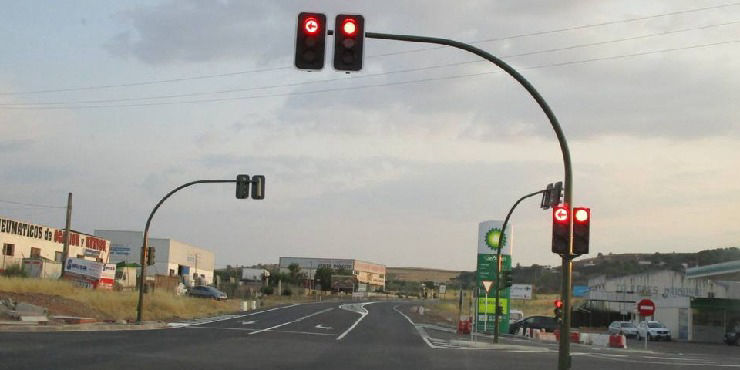
#> input picture traffic_light4.jpg, 740 x 370 px
$ python code.py
#> lines starting #> are read from the running program, lines starting #| are printed output that depends on the picture; after the words box and inside, x2 and y2 are one past the last pixel; in counts of white or black regions, pixels touching at a corner belong together
import cv2
import numpy as np
import matplotlib.pyplot as plt

#Function of traffic light detection
def traffic_light_detection(img):
  img_hsv = cv2.cvtColor(img, cv2.COLOR_BGR2HSV)

  lower_red1 = np.array([0, 100, 100])
  upper_red1 = np.array([10, 255, 255])
  lower_red2 = np.array([170, 100, 100])
  upper_red2 = np.array([180, 255, 255])

  mask_red1 = cv2.inRange(img_hsv, lower_red1, upper_red1)
  mask_red2 = cv2.inRange(img_hsv, lower_red2, upper_red2)
  mask_red = cv2.bitwise_or(mask_red1, mask_red2)

  #Plot steps
  plt.figure(figsize=(15, 10))
  plt.subplot(2, 3, 1)
  plt.imshow(cv2.cvtColor(img, cv2.COLOR_BGR2RGB))
  plt.title("Original Image")
  plt.axis('off')
  plt.subplot(2, 3, 2)
  plt.imshow(img_hsv)
  plt.title("HSV Image")
  plt.axis('off')
  plt.subplot(2, 3, 3)
  plt.imshow(mask_red, cmap='gray')
  plt.title("Red Mask")
  plt.axis('off')

  result = img.copy()
  result[mask_red > 0] = [0, 0, 255]
  plt.subplot(2, 3, 4)
  plt.imshow(cv2.cvtColor(result, cv2.COLOR_BGR2RGB))
  plt.title("Red Detection")
  plt.axis('off')

  #Count how many red pixels
  red_pixels = cv2.countNonZero(mask_red)

  #True if its red enough
  return red_pixels < 50

#Detect vehicles
def vehicle_detection(image,zone):
  #Cut the image to the most probably car area
    x, y, w, h = zone
    cut_zone = image[y:y+h, x:x+w]

#Estimate minimum car area to avoid little objects
    area_zone = w * h
    car = area_zone * 0.01

    img_gray = cv2.cvtColor(cut_zone, cv2.COLOR_BGR2GRAY)
    img_canny = cv2.Canny(img_gray, 30, 100)

#Get the last contour, ignoring hierarchy
    contours,_ = cv2.findContours(img_canny, cv2.RETR_EXTERNAL, cv2.CHAIN_APPROX_SIMPLE)

#Return true for each contour if is bigger than the minimum car size
    for countour in contours:
      if cv2.contourArea(countour) > car:
        return True
    return False

    plt.figure(figsize=(15, 8))
    plt.subplot(2, 4, 1)
    plt.imshow(cv2.cvtColor(cut_zone, cv2.COLOR_BGR2RGB))
    plt.title("Cropped Zone")
    plt.axis('off')
    plt.subplot(2, 4, 2)
    plt.imshow(img_gray, cmap='gray')
    plt.title("Gray Image")
    plt.axis('off')
    plt.subplot(2, 4, 3)
    plt.imshow(img_canny, cmap='gray')
    plt.title("Canny Image")
    plt.axis('off')

def fines(image_path, zone):

  #Read image
  img = cv2.imread(image_path)

  if img is None:
    print("Could not read image")
    return
#Use the functions already created and store in variables
  red_traffic_light = traffic_light_detection(img)
  car = vehicle_detection(img, zone)

  if red_traffic_light:
    print("Red Traffic Light Detected")
  else:
    print("No Red Traffic Light Detected")
  if car:
    print("Car Detected")
  else:
    print("No Car Detected")

  if red_traffic_light and car:
    #Write "fine" in the image
    cv2.putText(img, "Fine", (50, 50), cv2.FONT_HERSHEY_SIMPLEX, 1, (0, 0, 255), 2)

    #Safe fine in the folder
    cv2.imwrite("fines/fine.jpg", img)
    print("fine")

  else:
    cv2.putText(img, "No Fine", (50, 50), cv2.FONT_HERSHEY_SIMPLEX, 1, (0, 255, 0), 2)
    print("no fine")

  #Show the final result
  img_rgb = cv2.cvtColor(img, cv2.COLOR_BGR2RGB)
  plt.imshow(img_rgb)
  plt.axis('off')
  plt.show()

#Initial values
def main():
  #img size admitted (640x480)
  crossing_zone = (200, 250, 300, 150)
  fines("traffic_light4.jpg", crossing_zone)
#> in fines, img is the input picture: shape (370, 740, 3); mean B, G, R 151.3, 156.7, 157.6
#> in traffic_light_detection, `img_hsv = cv2.cvtColor(img, cv2.COLOR_BGR2HSV)`: img_hsv: shape (370, 740, 3); mean H, S, V 51.3, 25.1, 161.7
#> in traffic_light_detection, `mask_red1 = cv2.inRange(img_hsv, lower_red1, upper_red1)`:
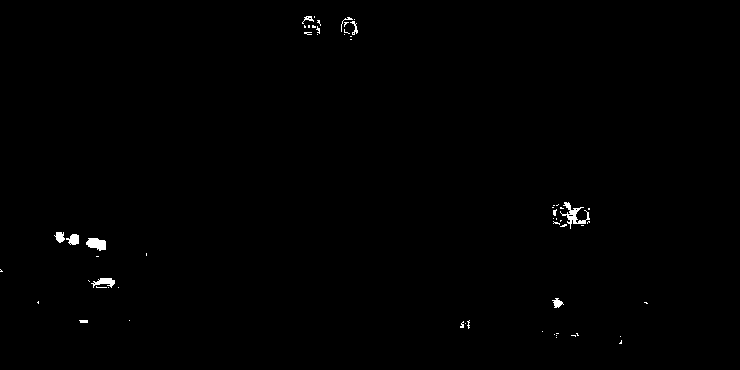
#> mask_red1: shape (370, 740); 0.44% white; 59 white regions (49 under 20 px), largest, box (x1, y1, x2, y2) and area: (560, 202, 590, 229) 241, (86, 238, 106, 251) 187, (91, 278, 115, 288) 129
#> in traffic_light_detection, `mask_red2 = cv2.inRange(img_hsv, lower_red2, upper_red2)`: mask_red2: shape (370, 740); 0.18% white in thin lines or dots, all inside (x1, y1, x2, y2) = (94, 14, 651, 345)
#> in traffic_light_detection, `mask_red = cv2.bitwise_or(mask_red1, mask_red2)`: mask_red: shape (370, 740); 0.61% white; 39 white regions (29 under 20 px), largest, box (x1, y1, x2, y2) and area: (552, 202, 590, 229) 509, (302, 14, 321, 36) 236, (340, 17, 358, 37) 200
#> in traffic_light_detection, `result[mask_red > 0] = [0, 0, 255]`:
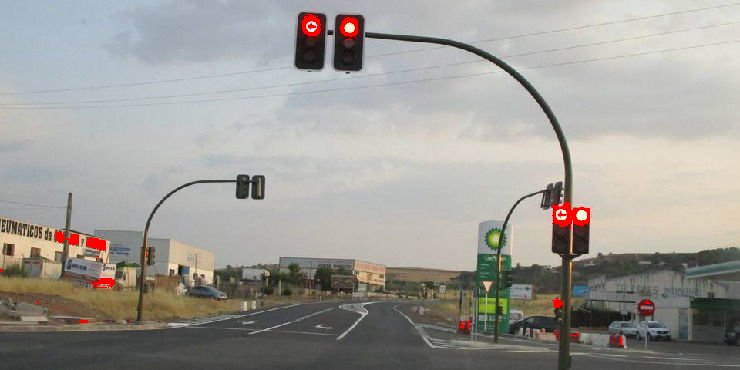
#> result: shape (370, 740, 3); 0.61% of pixels changed, all inside (x1, y1, x2, y2) = (0, 14, 651, 345)
#> in traffic_light_detection, `red_pixels = cv2.countNonZero(mask_red)`: red_pixels = 1683
#> in fines, `red_traffic_light = traffic_light_detection(img)`: red_traffic_light = False
#> in vehicle_detection, `cut_zone = image[y:y+h, x:x+w]`:
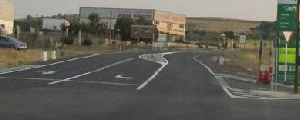
#> cut_zone: shape (120, 300, 3); mean B, G, R 88.8, 98.4, 99.8
#> in vehicle_detection, `img_gray = cv2.cvtColor(cut_zone, cv2.COLOR_BGR2GRAY)`:
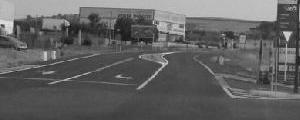
#> img_gray: shape (120, 300); min 15, max 225, mean 97.7
#> in vehicle_detection, `img_canny = cv2.Canny(img_gray, 30, 100)`:
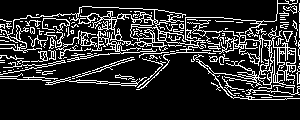
#> img_canny: shape (120, 300); 17% white in thin lines or dots, all inside (x1, y1, x2, y2) = (0, 0, 300, 100)
#> in vehicle_detection, `contours,_ = cv2.findContours(img_canny, cv2.RETR_EXTERNAL, cv2.CHAIN_..`: contours = 143 contours, 127 with area under 20; largest, box (x1, y1, x2, y2) and area: (0, 0, 298, 90) 1402, (187, 20, 300, 100) 1109, (67, 31, 157, 62) 100, (45, 77, 120, 85) 99, (0, 25, 42, 53) 68
#> the loop in vehicle_detection, `for countour in contours:` made 129 passes
#> countour on passes 1, 3, 5, 6, 7, 8, 9, 13, 14, 19, 22, 23: [[261, 97], [271, 97]], [[238, 95]], [[274, 93]], [[234, 93], [239, 93]], [[242, 91], [244, 91]], [[274, 89]], [[230, 89], [231, 90], [235, 90], [231, 90]], [[290, 82]], [[72, 78], [74, 78]], [[219, 75], [218, 76], [217, 76], [218, 76]], [[36, 72], [40, 72]], [[0, 72]]
#> in fines, `car = vehicle_detection(img, zone)`: car = True
#> in fines, `cv2.putText(img, "No Fine", (50, 50), cv2.FONT_HERSHEY_SIMPLEX, 1, (0,..`:
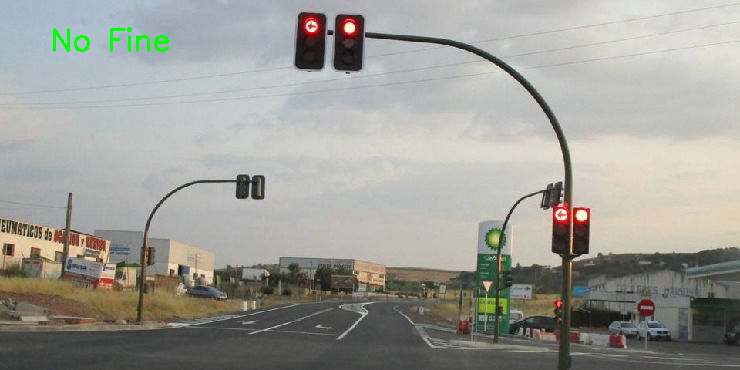
#> img: shape (370, 740, 3); 0.29% of pixels changed, all inside (x1, y1, x2, y2) = (53, 27, 169, 52)
#> in fines, `plt.show()`:
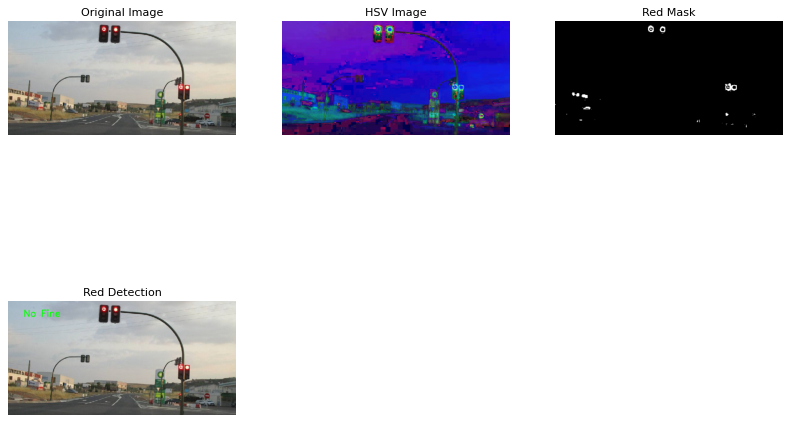
#> figure drawn by matplotlib, 4 panels

main()

$ run again, with traffic_light1.jpg copied over traffic_light4.jpg
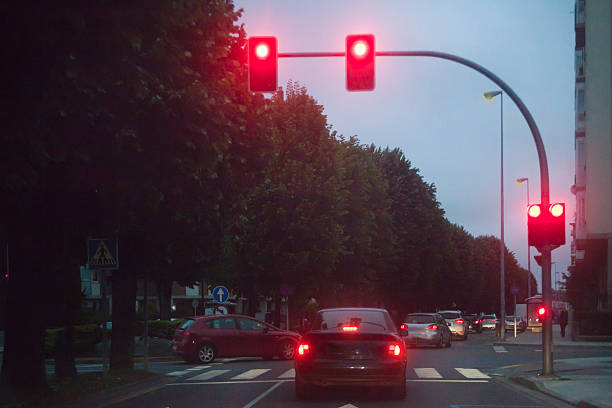
#> input picture traffic_light1.jpg, 612 x 408 px
#> in fines, img is the input picture: shape (408, 612, 3); mean B, G, R 77.8, 65.9, 84.3
#> img_hsv: shape (408, 612, 3); mean H, S, V 139, 97.7, 93.4
#> in traffic_light_detection, `mask_red1 = cv2.inRange(img_hsv, lower_red1, upper_red1)`:
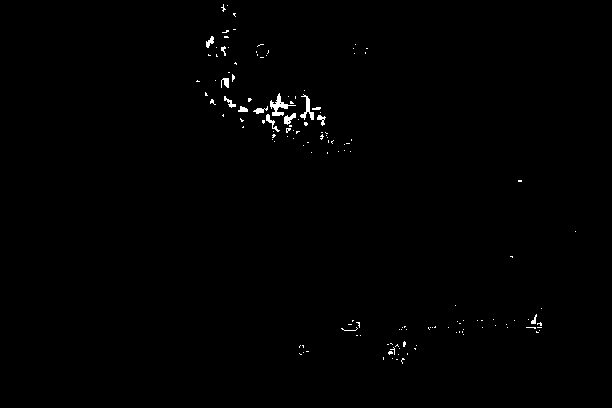
#> mask_red1: shape (408, 612); 0.54% white; 143 white regions (130 under 20 px), largest, box (x1, y1, x2, y2) and area: (270, 93, 296, 116) 194, (300, 94, 314, 120) 129, (284, 113, 296, 125) 77
#> mask_red2: shape (408, 612); 5.6% white; 146 white regions (133 under 20 px), largest, box (x1, y1, x2, y2) and area: (205, 6, 402, 128) 7647, (527, 171, 566, 268) 1779, (378, 322, 422, 372) 1086
#> mask_red: shape (408, 612); 6.1% white; 153 white regions (141 under 20 px), largest, box (x1, y1, x2, y2) and area: (205, 4, 402, 135) 8856, (527, 171, 566, 268) 1779, (378, 322, 422, 372) 1202
#> result: shape (408, 612, 3); 6.12% of pixels changed, all inside (x1, y1, x2, y2) = (5, 0, 599, 372)
#> red_pixels = 15274
#> red_traffic_light = False
#> img_canny: shape (150, 300); 11.4% white in thin lines or dots
#> contours = 154 contours, 136 with area under 20; largest, box (x1, y1, x2, y2) and area: (204, 77, 290, 100) 502, (213, 117, 242, 128) 212, (54, 50, 198, 90) 172, (13, 118, 97, 150) 132, (15, 47, 76, 74) 92
#> the loop in vehicle_detection, `for countour in contours:` made 75 passes
#> countour on passes 1, 3, 4, 5, 7, 15, 20, 22: [[0, 134], [8, 134]], [[127, 130], [182, 130]], [[293, 127], [294, 127]], [[6, 124], [7, 124]], [[287, 122], [290, 122]], [[278, 117], [283, 117]], [[162, 116], [175, 116]], [[12, 115]]
#> car = True
#> img: shape (408, 612, 3); 0.32% of pixels changed, all inside (x1, y1, x2, y2) = (53, 27, 169, 52)
#> in fines, `plt.show()`:
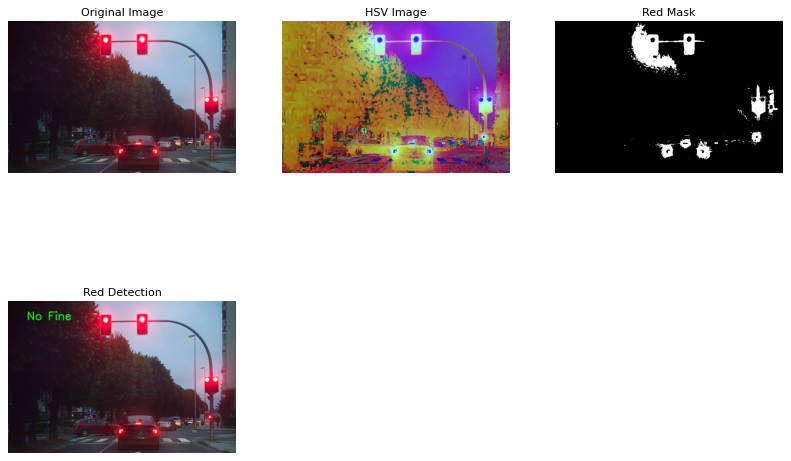
#> figure drawn by matplotlib, 4 panels

$ run again, with traffic_light2.jpg copied over traffic_light4.jpg
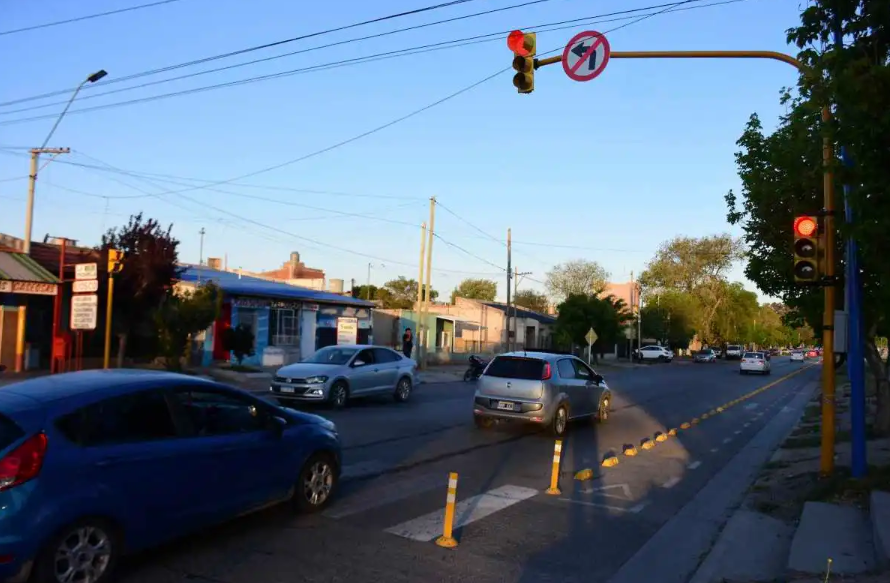
#> input picture traffic_light2.jpg, 890 x 583 px
#> in fines, img is the input picture: shape (583, 890, 3); mean B, G, R 127.2, 108.6, 91.7
#> img_hsv: shape (583, 890, 3); mean H, S, V 92, 114.7, 135.5
#> in traffic_light_detection, `mask_red1 = cv2.inRange(img_hsv, lower_red1, upper_red1)`:
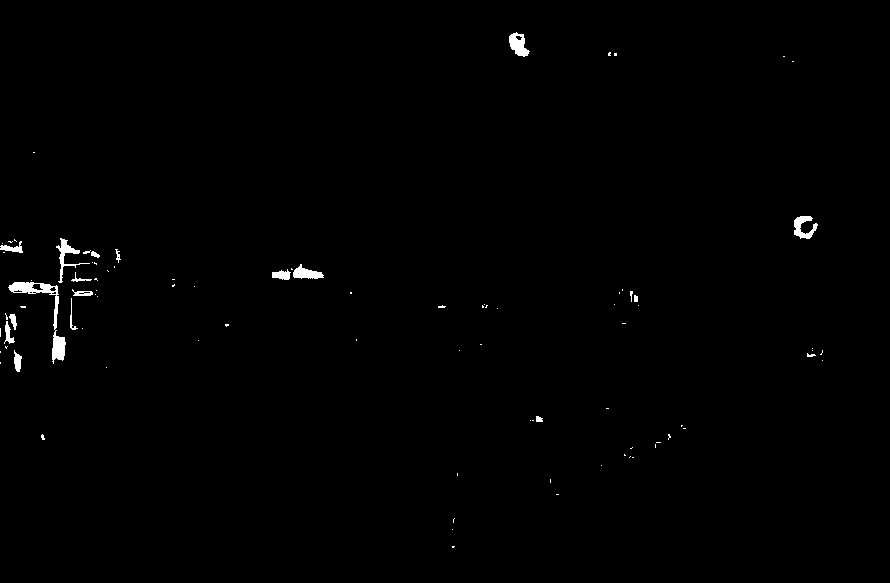
#> mask_red1: shape (583, 890); 0.62% white; 90 white regions (72 under 20 px), largest, box (x1, y1, x2, y2) and area: (8, 282, 66, 364) 833, (56, 238, 90, 283) 314, (509, 32, 530, 57) 306
#> mask_red2: shape (583, 890); 0.12% white; 36 white regions (25 under 20 px), largest, box (x1, y1, x2, y2) and area: (0, 459, 18, 478) 186, (561, 52, 574, 75) 95, (808, 351, 817, 358) 33
#> mask_red: shape (583, 890); 0.74% white; 106 white regions (78 under 20 px), largest, box (x1, y1, x2, y2) and area: (8, 282, 66, 367) 852, (508, 31, 530, 57) 369, (56, 238, 90, 283) 321
#> result: shape (583, 890, 3); 0.74% of pixels changed, all inside (x1, y1, x2, y2) = (0, 31, 823, 548)
#> red_pixels = 3847
#> red_traffic_light = False
#> img_canny: shape (150, 300); 19.3% white in thin lines or dots
#> contours = 183 contours, 168 with area under 20; largest, box (x1, y1, x2, y2) and area: (10, 0, 223, 150) 1910, (201, 64, 272, 142) 584, (249, 29, 300, 103) 380, (78, 52, 137, 108) 302, (228, 40, 256, 67) 189
#> the loop in vehicle_detection, `for countour in contours:` made 100 passes
#> countour on passes 2 to 9: [[298, 147], [299, 147]], [[95, 147], [102, 147]], [[290, 146], [296, 146]], [[284, 145], [288, 145]], [[200, 145]], [[96, 145], [101, 145]], [[206, 143]], [[95, 143], [101, 143]]
#> car = True
#> img: shape (583, 890, 3); 0.15% of pixels changed, all inside (x1, y1, x2, y2) = (53, 27, 169, 52)
#> in fines, `plt.show()`:
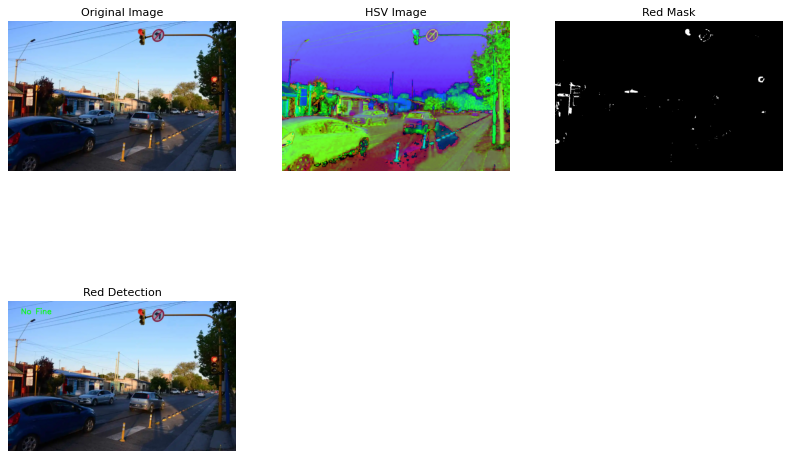
#> figure drawn by matplotlib, 4 panels
